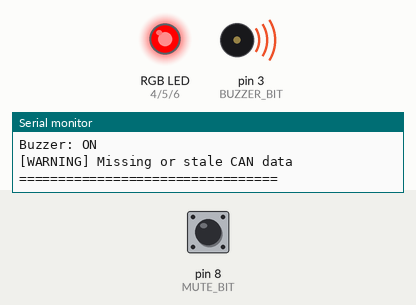
Bench run of a program on a simulated Arduino Uno, built with avr-gcc and run on an emulated ATmega328P. On the bench: an RGB LED mixed from three pins (HIGH = lit), buzzer (waves = sounding, pin HIGH), the last lines printed to the serial monitor. The inputs (shaded band) are chosen by the test bench; at power-on: pin 8 (MUTE_BIT) HIGH. Pins used as bus, display or sensor lines are not drawn.

Above: at 1.2 s.
1.3 s: pin 8 (MUTE_BIT) pulled LOW for 0.15 s
At 2.4 s:
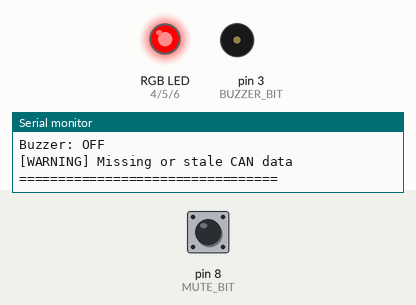
2.9 s: pin 8 (MUTE_BIT) pulled LOW for 1 s
At 3.6 s:
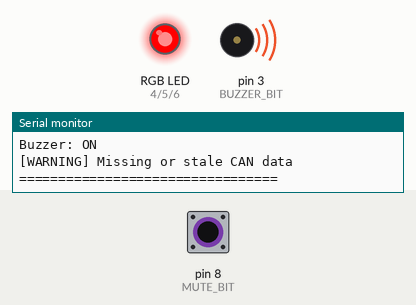
5.4 s: pin 8 (MUTE_BIT) pulled LOW for 3.2 s
At 6.7 s:
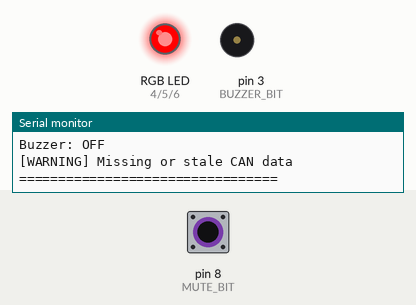
Timing chart, 0 to 8.4 s (numbered marks = the images above; inputs shaded):
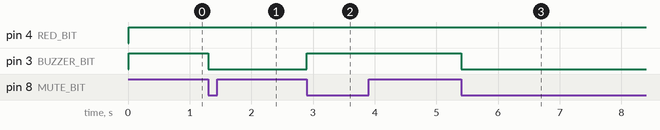

Measured:
- after the input at 1.3 s, pin 3 (BUZZER_BIT): HIGH → LOW at once
- after the input at 2.9 s, pin 3 (BUZZER_BIT): LOW → HIGH at once
- after the input at 5.4 s, pin 3 (BUZZER_BIT): HIGH → LOW at once

The program:

main.cpp
```cpp
#include <Arduino.h>
#include <SPI.h>
#include <mcp_can.h>
#include <avr/io.h>
#include <stdint.h>

// ==================== CAN ====================
#define CAN_CS 10
MCP_CAN CAN0(CAN_CS);

#define CAN_ID_TEMP   0x100
#define CAN_ID_POWER  0x200

#define CAN_BITRATE   CAN_500KBPS
#define CAN_CLOCK     MCP_8MHZ

// ==================== GPIO: ATmega328P/PB ====================
// D3 = PD3: Buzzer
// D4 = PD4: RGB Red
// D5 = PD5: RGB Green
// D6 = PD6: RGB Blue
// D8 = PB0: Mute button, active-low

#define BUZZER_BIT  PD3
#define RED_BIT     PD4
#define GREEN_BIT   PD5
#define BLUE_BIT    PD6

#define MUTE_BIT    PB0

// ==================== THRESHOLDS ====================
const int16_t TEMP_WARNING_X10 = 300;  // 30.0 C
const int16_t TEMP_CRITICAL_X10 = 600; // 60.0 C

const int16_t CURRENT_LIMIT_MA = 800;
const uint16_t VOLTAGE_MIN_MV = 4000;
const uint16_t VOLTAGE_MAX_MV = 15000;

// Calibration offset applied to the voltage received from the INA node.
const int16_t VOLTAGE_OFFSET_MV = -100;

const unsigned long DATA_TIMEOUT_MS = 2000;
const unsigned long PRINT_INTERVAL_MS = 1000;

// ==================== RECEIVED DATA ====================
int16_t temp1_x10 = 0;
int16_t temp2_x10 = 0;
uint8_t thermistorFaultMask = 0x03;  // bit0=NTC1 fault, bit1=NTC2 fault

uint16_t voltage_mV = 0;
int16_t current_mA = 0;
int16_t power_mW = 0;

unsigned long lastTempRx = 0;
unsigned long lastPowerRx = 0;
unsigned long lastPrint = 0;

bool tempDataReceived = false;
bool powerDataReceived = false;

bool buzzerMuted = false;
bool previousMutePressed = false;

// ==================== GPIO HELPERS ====================
void gpio_init() {
    // D3-D6 outputs: buzzer and RGB LED only.
    DDRD |= (1 << BUZZER_BIT) |
            (1 << RED_BIT) |
            (1 << GREEN_BIT) |
            (1 << BLUE_BIT);

    // D8 input with internal pull-up for the active-low mute button.
    DDRB &= ~(1 << MUTE_BIT);
    PORTB |= (1 << MUTE_BIT);

    // Initialize buzzer and RGB outputs LOW.
    PORTD &= ~((1 << BUZZER_BIT) |
              (1 << RED_BIT) |
              (1 << GREEN_BIT) |
              (1 << BLUE_BIT));
}

void set_rgb(bool red, bool green, bool blue) {
    if (red)   PORTD |=  (1 << RED_BIT);
    else       PORTD &= ~(1 << RED_BIT);

    if (green) PORTD |=  (1 << GREEN_BIT);
    else       PORTD &= ~(1 << GREEN_BIT);

    if (blue)  PORTD |=  (1 << BLUE_BIT);
    else       PORTD &= ~(1 << BLUE_BIT);
}

void set_buzzer(bool enabled) {
    if (enabled) PORTD |=  (1 << BUZZER_BIT);
    else         PORTD &= ~(1 << BUZZER_BIT);
}

// ==================== CAN DATA HELPERS ====================
int16_t read_i16_be(const byte *data) {
    uint16_t value = ((uint16_t)data[0] << 8) | data[1];
    return (int16_t)value;
}

uint16_t read_u16_be(const byte *data) {
    return ((uint16_t)data[0] << 8) | data[1];
}

void receive_can_data() {
    if (CAN0.checkReceive() != CAN_MSGAVAIL) {
        return;
    }

    unsigned long rxId = 0;
    byte len = 0;
    byte data[8] = {0};

    if (CAN0.readMsgBuf(&rxId, &len, data) != CAN_OK) {
        return;
    }

    if (rxId == CAN_ID_TEMP && len >= 4) {
        temp1_x10 = read_i16_be(&data[0]);
        temp2_x10 = read_i16_be(&data[2]);
        // Updated sensor node sends byte 4 as a thermistor fault bitmask.
        // Accept 4-byte legacy frames too, but those cannot report sensor faults.
        thermistorFaultMask = (len >= 5) ? data[4] : 0;

        lastTempRx = millis();
        tempDataReceived = true;
    }
    else if (rxId == CAN_ID_POWER && len >= 6) {
        // Apply the calibration offset, clamping at 0 to avoid unsigned underflow.
        int32_t corrected_mV = (int32_t)read_u16_be(&data[0]) + VOLTAGE_OFFSET_MV;
        if (corrected_mV < 0) corrected_mV = 0;
        voltage_mV = (uint16_t)corrected_mV;

        current_mA = read_i16_be(&data[2]);
        power_mW = read_i16_be(&data[4]);

        lastPowerRx = millis();
        powerDataReceived = true;
    }
}

// ==================== SAFETY LOGIC ====================
bool data_is_fresh() {
    unsigned long now = millis();

    return tempDataReceived &&
           powerDataReceived &&
           (now - lastTempRx <= DATA_TIMEOUT_MS) &&
           (now - lastPowerRx <= DATA_TIMEOUT_MS);
}

bool warning_condition() {
    return tempDataReceived &&
           (temp1_x10 >= TEMP_WARNING_X10 ||
            temp2_x10 >= TEMP_WARNING_X10);
}

bool critical_condition() {
    if (!data_is_fresh()) {
        return true;
    }

    if (thermistorFaultMask != 0) {
        return true;  // An open/shorted thermistor is a critical measurement fault.
    }

    if (temp1_x10 >= TEMP_CRITICAL_X10 ||
        temp2_x10 >= TEMP_CRITICAL_X10) {
        return true;
    }

    if (current_mA > CURRENT_LIMIT_MA ||
        current_mA < -CURRENT_LIMIT_MA) {
        return true;
    }

    if (voltage_mV < VOLTAGE_MIN_MV ||
        voltage_mV > VOLTAGE_MAX_MV) {
        return true;
    }

    return false;
}

void handle_buttons() {
    bool mutePressed = !(PINB & (1 << MUTE_BIT));

    // Toggle mute on each new button press.
    if (mutePressed && !previousMutePressed) {
        buzzerMuted = !buzzerMuted;
        Serial.println(buzzerMuted
            ? F("[BUTTON] Buzzer muted")
            : F("[BUTTON] Buzzer unmuted"));
    }

    previousMutePressed = mutePressed;
}

void update_outputs() {
    bool warning = warning_condition();
    bool critical = critical_condition();

    // Red = critical; blue = warning; green = normal.
    if (critical) {
        set_rgb(true, false, false);
    }
    else if (warning) {
        set_rgb(false, false, true);
    }
    else {
        set_rgb(false, true, false);
    }

    set_buzzer((critical || warning) && !buzzerMuted);
}

// ==================== SERIAL MONITOR ====================
void print_temperature(const __FlashStringHelper *label,
                       int16_t value_x10) {
    Serial.print(label);
    Serial.print(value_x10 / 10);
    Serial.print('.');
    int16_t fraction = value_x10 % 10;
    if (fraction < 0) fraction = -fraction;
    Serial.print(fraction);
    Serial.println(F(" C"));
}

void print_status() {
    Serial.println();
    Serial.println(F("========== BATTERY ECU =========="));

    Serial.print(F("CAN temperature node: "));
    Serial.println(tempDataReceived ? F("DATA RECEIVED") : F("NO DATA"));

    if (tempDataReceived) {
        if (thermistorFaultMask & 0x01) Serial.println(F("Temperature 1: SENSOR FAULT"));
        else print_temperature(F("Temperature 1: "), temp1_x10);
        if (thermistorFaultMask & 0x02) Serial.println(F("Temperature 2: SENSOR FAULT"));
        else print_temperature(F("Temperature 2: "), temp2_x10);
        Serial.print(F("Thermistor fault mask: 0x"));
        Serial.println(thermistorFaultMask, HEX);
    }

    Serial.print(F("CAN power node: "));
    Serial.println(powerDataReceived ? F("DATA RECEIVED") : F("NO DATA"));

    if (powerDataReceived) {
        Serial.print(F("Voltage: "));
        Serial.print(voltage_mV / 1000.0, 2);
        Serial.println(F(" V"));

        Serial.print(F("Current: "));
        Serial.print(current_mA / 1000.0, 3);
        Serial.println(F(" A"));

        Serial.print(F("Power: "));
        Serial.print(power_mW / 1000.0, 2);
        Serial.println(F(" W"));
    }

    Serial.print(F("Warning: "));
    Serial.println(warning_condition() ? F("YES") : F("NO"));

    Serial.print(F("Critical condition: "));
    Serial.println(critical_condition() ? F("YES") : F("NO"));

    Serial.print(F("Buzzer: "));
    Serial.println(((critical_condition() || warning_condition()) &&
                    !buzzerMuted) ? F("ON") : F("OFF"));

    if (!data_is_fresh()) {
        Serial.println(F("[WARNING] Missing or stale CAN data"));
    }

    Serial.println(F("================================="));
}

// ==================== SETUP ====================
void setup() {
    gpio_init();

    Serial.begin(115200);
    SPI.begin();

    // Keep SPI master mode enabled and CS inactive before init
    pinMode(CAN_CS, OUTPUT);
    digitalWrite(CAN_CS, HIGH);

    Serial.println();
    Serial.println(F("Battery Safety ECU starting..."));
    Serial.println(F("MCP2515 clock: 8 MHz"));
    Serial.println(F("CAN bitrate: 500 kbps"));

    while (CAN0.begin(MCP_ANY, CAN_BITRATE, CAN_CLOCK) != CAN_OK) {
        Serial.println(F("[ERROR] MCP2515 init failed. Check SPI, power and clock."));
        delay(1000);
    }

    CAN0.setMode(MCP_NORMAL);

    Serial.println(F("[OK] MCP2515 initialized"));
    Serial.println(F("[OK] CAN normal mode"));
    Serial.println(F("Waiting for CAN IDs 0x100 and 0x200..."));
    Serial.println(F("Serial Monitor: 115200 baud"));
}

// ==================== MAIN LOOP ====================
void loop() {
    receive_can_data();
    handle_buttons();
    update_outputs();

    unsigned long now = millis();

    if (now - lastPrint >= PRINT_INTERVAL_MS) {
        lastPrint = now;
        print_status();
    }
}
```

Source omitted: mainbackup.cpp (10533 bytes)
